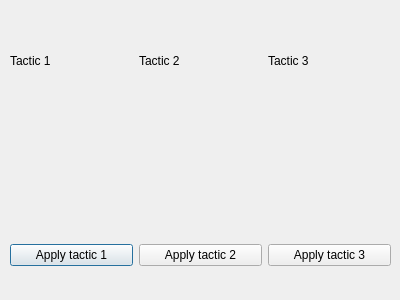
<?xml version="1.0" encoding="UTF-8"?>
<ui version="4.0">
 <class>Tactics</class>
 <widget class="QDialog" name="Tactics">
  <property name="geometry">
   <rect>
    <x>0</x>
    <y>0</y>
    <width>400</width>
    <height>300</height>
   </rect>
  </property>
  <property name="windowTitle">
   <string>Dialog</string>
  </property>
  <widget class="QWidget" name="">
   <property name="geometry">
    <rect>
     <x>10</x>
     <y>220</y>
     <width>381</width>
     <height>71</height>
    </rect>
   </property>
   <layout class="QHBoxLayout" name="horizontalLayout">
    <item>
     <widget class="QPushButton" name="t1">
      <property name="text">
       <string>Apply tactic 1</string>
      </property>
     </widget>
    </item>
    <item>
     <widget class="QPushButton" name="t2">
      <property name="text">
       <string>Apply tactic 2</string>
      </property>
     </widget>
    </item>
    <item>
     <widget class="QPushButton" name="t3">
      <property name="text">
       <string>Apply tactic 3</string>
      </property>
     </widget>
    </item>
   </layout>
  </widget>
  <widget class="QWidget" name="">
   <property name="geometry">
    <rect>
     <x>10</x>
     <y>30</y>
     <width>381</width>
     <height>61</height>
    </rect>
   </property>
   <layout class="QHBoxLayout" name="horizontalLayout_2">
    <item>
     <widget class="QLabel" name="l1">
      <property name="text">
       <string>Tactic 1</string>
      </property>
     </widget>
    </item>
    <item>
     <widget class="QLabel" name="l2">
      <property name="text">
       <string>Tactic 2</string>
      </property>
     </widget>
    </item>
    <item>
     <widget class="QLabel" name="l3">
      <property name="text">
       <string>Tactic 3</string>
      </property>
     </widget>
    </item>
   </layout>
  </widget>
 </widget>
 <resources/>
 <connections/>
</ui>
